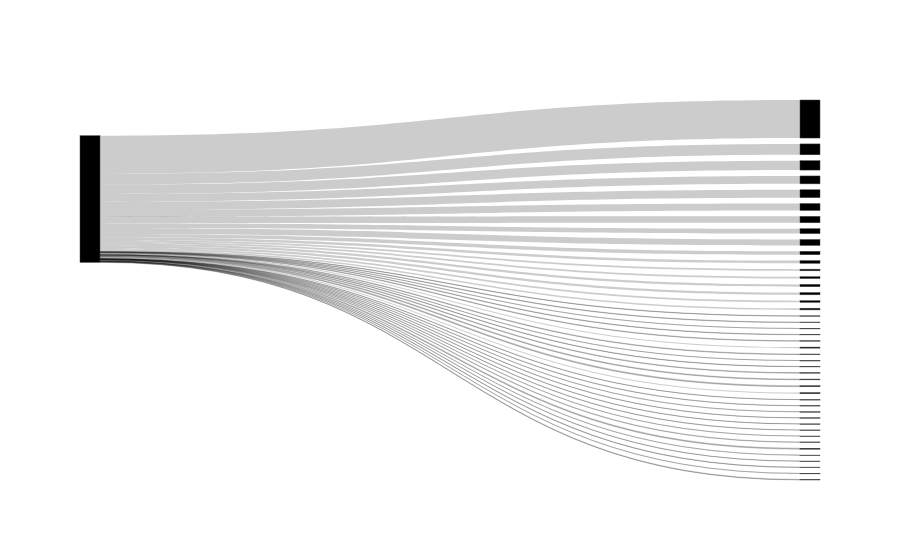

The cell this chart's notebook holds for it:
### Code cell
import plotly.graph_objects as go # Import the graphical object

fig = go.Figure( 
    data=[go.Sankey( # The plot we are interest
        # This part is for the node information
        node = dict( 
            label = list(node_dict.keys()).insert(0, "Africa")
        ),
        # This part is for the link information
        link = dict(
            source = source_node,
            target = list(node_dict.values()),
            value = list(widths.values())
        ))])

# And shows the plot
fig.show()

### Figure 1 — Plotly figure (JSON) as saved in the notebook; plotly's stock layout.template omitted (floating-point values rounded to 4 significant figures)
{"data": [{"link": {"source": [0, 0, 0, 0, 0, 0, 0, 0, 0, 0, 0, 0, 0, 0, 0, 0, 0, 0, 0, 0, 0, 0, 0, 0, 0, 0, 0, 0, 0, 0, 0, 0, 0, 0, 0, 0, 0, 0, 0, 0, 0, 0, 0, 0], "target": [1, 2, 3, 4, 5, 6, 7, 8, 9, 10, 11, 12, 13, 14, 15, 16, 17, 18, 19, 20, 21, 22, 23, 24, 25, 26, 27, 28, 29, 30, 31, 32, 33, 34, 35, 36, 37, 38, 39, 40, 41, 42, 43, 44], "value": [1.779, 36.69, 8.116, 41.14, 10.67, 9.117, 60.04, 12.23, 13.34, 0.02224, 51.14, 50.03, 6.893, 2.001, 23.35, 76.72, 5.893, 2.891, 36.69, 13.34, 4.892, 177.9, 37.8, 4.336, 4.336, 111.2, 16.68, 0.6226, 1.445, 244.6, 22.24, 4.003, 211.2, 9.895, 24.46, 4.67, 7.783, 856.1, 21.12, 12.23, 155.7, 177.9, 133.4, 144.5]}, "type": "sankey"}], "layout": {}}
